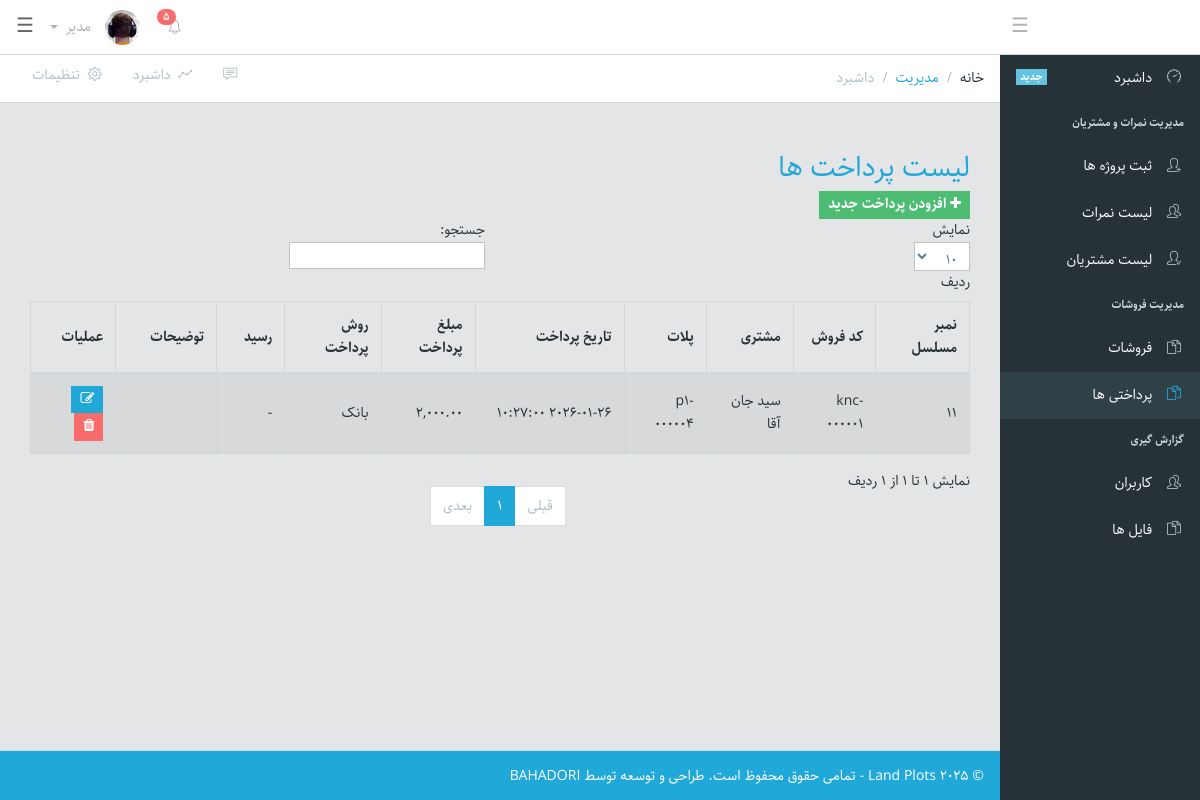
The app's page /admin/payments.php (signed in) with its own data.
### tables this page shows
CREATE TABLE `tblpayments` (
  `id` int(11) NOT NULL,
  `sale_id` int(11) NOT NULL,
  `payment_date` datetime NOT NULL,
  `amount` decimal(15,2) NOT NULL,
  `payment_method` varchar(50) DEFAULT NULL,
  `receipt_file` varchar(255) DEFAULT NULL,
  `note` mediumtext DEFAULT NULL,
  `created_at` datetime DEFAULT current_timestamp()
);

CREATE TABLE `tblsales` (
  `id` int(11) NOT NULL,
  `sale_code` varchar(50) NOT NULL,
  `plot_id` int(11) NOT NULL,
  `customer_id` int(11) NOT NULL,
  `sale_type` enum('Full','Reserve') DEFAULT 'Full',
  `sale_date` datetime NOT NULL,
  `total_amount` decimal(15,2) NOT NULL,
  `payment_amount` decimal(15,2) NOT NULL DEFAULT 0.00,
  `remaining_amount` decimal(15,2) NOT NULL DEFAULT 0.00,
  `sale_status` enum('Confirmed','Partial','Cancelled') DEFAULT 'Confirmed',
  `contract_file` varchar(255) DEFAULT NULL,
  `note` mediumtext DEFAULT NULL,
  `created_at` datetime DEFAULT current_timestamp()
);

CREATE TABLE `tblcustomers` (
  `id` int(11) NOT NULL,
  `fullName` varchar(100) NOT NULL,
  `fatherName` varchar(100) DEFAULT NULL,
  `dob` date DEFAULT NULL,
  `tazkira` varchar(50) DEFAULT NULL,
  `job` varchar(100) DEFAULT NULL,
  `phone` varchar(20) DEFAULT NULL,
  `address` varchar(255) DEFAULT NULL,
  `photo` varchar(255) DEFAULT NULL,
  `id_card_photo` varchar(255) DEFAULT NULL,
  `created_at` datetime DEFAULT current_timestamp()
);

CREATE TABLE `tblplots` (
  `id` int(11) NOT NULL,
  `plot_code` varchar(30) NOT NULL,
  `project_id` int(11) NOT NULL,
  `plot_type` varchar(50) DEFAULT NULL,
  `area` float DEFAULT NULL,
  `length` float DEFAULT NULL,
  `width` float DEFAULT NULL,
  `boundaries` mediumtext DEFAULT NULL,
  `price` decimal(15,2) DEFAULT NULL,
  `status` enum('Available','Reserved','Sold') DEFAULT 'Available',
  `map_file` varchar(255) DEFAULT NULL,
  `owner_customer_id` int(11) DEFAULT NULL,
  `created_at` datetime DEFAULT current_timestamp()
);

### admin/payments.php (the view, shortened to what this page needs)
<?php
include 'config/db.php';
$sql = "SELECT p.id AS payment_id, p.payment_date, p.amount, p.payment_method, p.receipt_file, p.note,
               s.sale_code, s.remaining_amount, c.fullName AS customer_name, pl.plot_code
        FROM tblPayments p
        JOIN tblSales s ON p.sale_id = s.id
        JOIN tblCustomers c ON s.customer_id = c.id
        JOIN tblPlots pl ON s.plot_id = pl.id
        ORDER BY p.id DESC";
$result = $conn->query($sql);
?>
<!DOCTYPE html>
<html lang="IR-fa" dir="rtl">
<head>
<link href="https://cdnjs.cloudflare.com/ajax/libs/select2/4.0.13/css/select2.min.css" rel="stylesheet" />
    <link href="icons/font-awesome.min.css" rel="stylesheet">
    <link href="icons/simple-line-icons.css" rel="stylesheet">
    <link href="dest/style.css" rel="stylesheet">
</head>
<body class="navbar-fixed sidebar-nav fixed-nav">
    <?php require 'includes/header.php'; ?>
    <?php require 'includes/sidebar.php'; ?>
    <main class="main">
        <ol class="breadcrumb">
            <li class="breadcrumb-item">خانه</li>
            <li class="breadcrumb-item"><a href="#">مدیریت</a>
            </li>
            <li class="breadcrumb-item active">داشبرد</li>
            <li class="breadcrumb-menu">
                <div class="btn-group" role="group" aria-label="Button group with nested dropdown">
                    <a class="btn btn-secondary" href="#"><i class="icon-speech"></i></a>
                    <a class="btn btn-secondary" href="./"><i class="icon-graph"></i> &nbsp;داشبرد</a>
                    <a class="btn btn-secondary" href="#"><i class="icon-settings"></i> &nbsp;تنظیمات</a>
                </div>
            </li>
        </ol>
        <div class="container-fluid">
            <div class="animated fadeIn">
                <div class="row">
                    <div class="container mt-4">
                        <h3 class="mb-3 text-primary">لیست پرداخت ها</h3>
                        <button class="btn btn-success btn-sm" data-toggle="modal" data-target="#addPaymentModal">
                            <i class="fa fa-plus"></i> افزودن پرداخت جدید
                        </button>
                        <table id="paymentsTable" class="table table-bordered table-striped text-center">
                            <thead class="thead-dark">
                                <tr>
                                    <th>نمبر مسلسل</th>
                                    <th>کد فروش</th>
                                    <th>مشتری</th>
                                    <th>پلا‌ت</th>
                                    <th>تاریخ پرداخت</th>
                                    <th>مبلغ پرداخت</th>
                                    <th>روش پرداخت</th>
                                    <th>رسید</th>
                                    <th>توضیحات</th>
                                    <th>عملیات</th>
                                </tr>
                            </thead>
                            <tbody>
                            <?php
                            if($result->num_rows > 0){
                                while($row = $result->fetch_assoc()){
                                    echo "<tr>";
                                    echo "<td>".$row['payment_id']."</td>";
                                    echo "<td>".$row['sale_code']."</td>";
                                    echo "<td>".$row['customer_name']."</td>";
                                    echo "<td>".$row['plot_code']."</td>";
                                    echo "<td>".$row['payment_date']."</td>";
                                    echo "<td>".number_format($row['amount'],2)."</td>";
                                    echo "<td>".$row['payment_method']."</td>";
                                    echo "<td>";
                                    if(!empty($row['receipt_file'])){
                                        echo "<a href='assets/img/receipts/".$row['receipt_file']."' target='_blank'>مشاهده</a>";
                                    } else { echo "-"; }
                                    echo "</td>";
                                    echo "<td>".$row['note']."</td>";
                                    echo "<td>
                                            <button class='btn btn-primary btn-sm' onclick=\"window.location.href='edit_payment.php?id={$row['payment_id']}'\"><i class='fa fa-edit'></i></button>
                                            <button class='btn btn-danger btn-sm deletePayment' data-id='".$row['payment_id']."'><i class='fa fa-trash'></i></button>
                                        </td>";
                                    echo "</tr>";
                                }
                            }
                            ?>
                            </tbody>
                        </table>
                    </div>
                </div>
            </div>
        </div>
    </main>
    <?php require 'includes/footer.php'; ?>
</body>
</html>

### admin/payments.php (style rules this page uses)
table th, table td { vertical-align: middle !important; }

### records on screen
tblpayments: id "11", sale.sale_code "knc-000001", tblcustomers.fullName "سید جان آقا", tblplots.plot_code "p1-000004", payment_date "2026-01-26 10:27:00", amount "2,000.00", payment_method "بانک"
